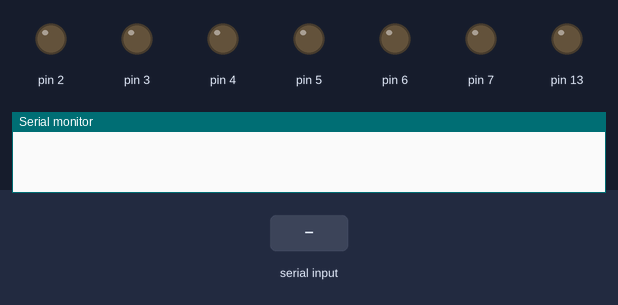
This sketch was run on a simulated Arduino Uno, built with avr-gcc and run on an emulated ATmega328P. On the bench: output pins drawn as LEDs (lit = HIGH), the last lines printed to the serial monitor. The inputs (shaded band) are chosen by the test bench.

Above: at 1.2 s.
1.3 s: "90,45\n" received over Serial
At 5.6 s:
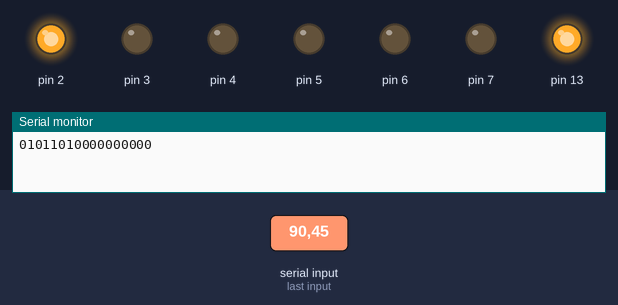
Timing chart, 0 to 9.8 s (numbered marks = the images above; inputs shaded):
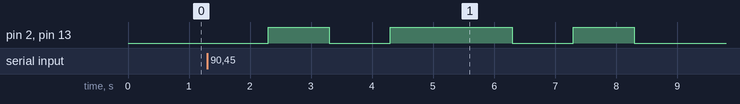

The sketch:

status_maker_decToBinary.ino
```cpp
unsigned long comInt;
unsigned int binaryNumber[17];
void setup() {
  Serial.begin(115200);
  DDRD = B11111110;
  DDRD = DDRD | B11111110; //配置Pin1~7为输出模式，Pin0为输入模式
  PORTD = B00000000; //起始配置为低电平
  pinMode(13,OUTPUT);
}

void loop() {
  if(Serial.available() > 0){
    PORTD = B00001100;//起始位
    delay(1);
    PORTD = B00000000;
    comInt = Serial.parseInt();
    unsigned long n = comInt;

    DecimalNumberToBinary(n);

    showDecimalNumberToBinary();

    BinaryNumberToTTL();

    PORTD =  B00000100;//结束位
    delay(1);
    PORTD =  B00000000;
    while(Serial.read()>=0){};
    }
}

void DecimalNumberToBinary(unsigned long decimalNumber)
{
    for(int i = 0; i < 17; i++)
    {
      binaryNumber[i] = bitRead(decimalNumber,i);
    }
}

void showDecimalNumberToBinary(void)
{
    for(int j = 0; j < 17; j++)
      Serial.print(binaryNumber[j]);
}

void BinaryNumberToTTL(void)
{
  unsigned int flag =1;

  for(int k =0; k < 17; k++)
  {
    if(binaryNumber[k] == flag){
        digitalWrite(13,HIGH);
        PORTD =  B00000100;
        delay(1000);
        PORTD =  B00000000;
        digitalWrite(13,LOW);
      }
    else if(binaryNumber[k] != flag)
    {
        digitalWrite(13,LOW);
        PORTD =  B00000000;
        delay(1000);
     }
    else
    {
        digitalWrite(13,LOW);
        PORTD =  B00000000;
    }
  }
}
```

Measured:
- after the input at 1.3 s, pin 2, pin 13: goes HIGH 1.0 s, LOW 1.0 s, HIGH 2.0 s, LOW 1.0 s, HIGH 1.0 s, then LOW, starting after 1.0 s
